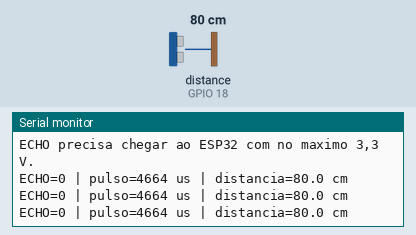
Recording of a sketch running on a simulated ESP32-S3. On the bench: the last lines printed to the serial monitor. Wiring (inferred from the names in the program): ultrasonic range finder: trigger GPIO 17; echo GPIO 18. The test bench sets the inputs (shaded band); at power-on: distance to the obstacle (sensor on GPIO 18) 80 cm. The echo pulse lasts 58.3 µs per cm.

Above: at 2.2 s.
2.3 s: distance to the obstacle (sensor on GPIO 18) set to 2 cm
At 2.9 s:
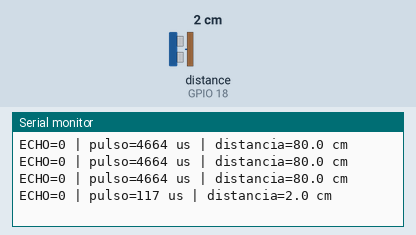
3.8 s: distance to the obstacle (sensor on GPIO 18) set to 4 cm
At 4.4 s:
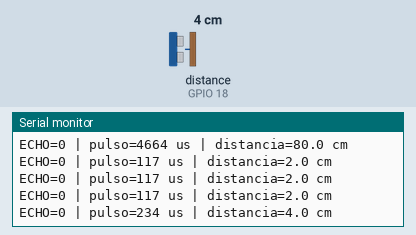
Timing chart, 0 to 6.8 s (numbered marks = the images above; inputs shaded):
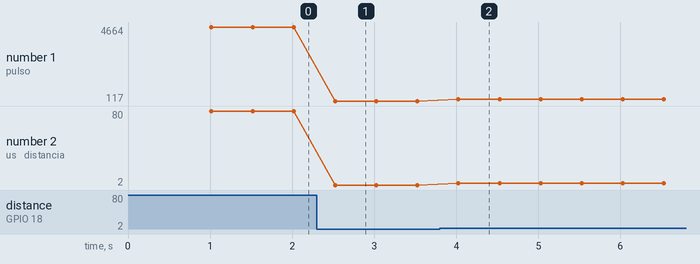

Measured:
- after the input at 2.3 s, the serial monitor: prints a new line after 0.22 s (image 1)
- after the input at 3.8 s, the serial monitor: prints a new line after 0.23 s (image 2)
- plotted number 1: 4664 → 117 after the input at 2.3 s, 117 → 234 after the input at 3.8 s
- plotted number 2: 80 → 2 after the input at 2.3 s

The sketch:

teste_ultrassonico_serial.ino
```cpp
/*
 * Teste isolado do HC-SR04 para ESP32-S3.
 *
 * Ligacao usada no firmware do MinionRobo:
 *   TRIG -> GPIO 17
 *   ECHO -> GPIO 18
 *
 * Este programa nao usa Wi-Fi e nao controla motores.
 */

constexpr uint8_t PIN_TRIG = 17;
constexpr uint8_t PIN_ECHO = 18;
constexpr unsigned long TIMEOUT_ECHO_US = 30000UL;

void setup() {
  Serial.begin(115200);
  delay(1000);

  pinMode(PIN_TRIG, OUTPUT);
  pinMode(PIN_ECHO, INPUT);
  digitalWrite(PIN_TRIG, LOW);

  Serial.println();
  Serial.println(F("=== TESTE HC-SR04 ==="));
  Serial.println(F("TRIG: GPIO 17 | ECHO: GPIO 18"));
  Serial.println(F("Aproxime um objeto a 10-100 cm."));
  Serial.println(F("ECHO precisa chegar ao ESP32 com no maximo 3,3 V."));
  Serial.println();
}

void loop() {
  // Pulso de disparo do HC-SR04: 10 us em nivel alto.
  digitalWrite(PIN_TRIG, LOW);
  delayMicroseconds(2);
  digitalWrite(PIN_TRIG, HIGH);
  delayMicroseconds(10);
  digitalWrite(PIN_TRIG, LOW);

  const unsigned long duracaoUs = pulseIn(
    PIN_ECHO,
    HIGH,
    TIMEOUT_ECHO_US
  );

  Serial.print(F("ECHO="));
  Serial.print(digitalRead(PIN_ECHO));
  Serial.print(F(" | pulso="));
  Serial.print(duracaoUs);
  Serial.print(F(" us | "));

  if (duracaoUs == 0) {
    Serial.println(F("SEM ECO - verifique VCC, GND, TRIG e ECHO"));
  } else {
    const float distanciaCm = duracaoUs * 0.0343f / 2.0f;
    Serial.print(F("distancia="));
    Serial.print(distanciaCm, 1);
    Serial.println(F(" cm"));
  }

  delay(500);
}
```
